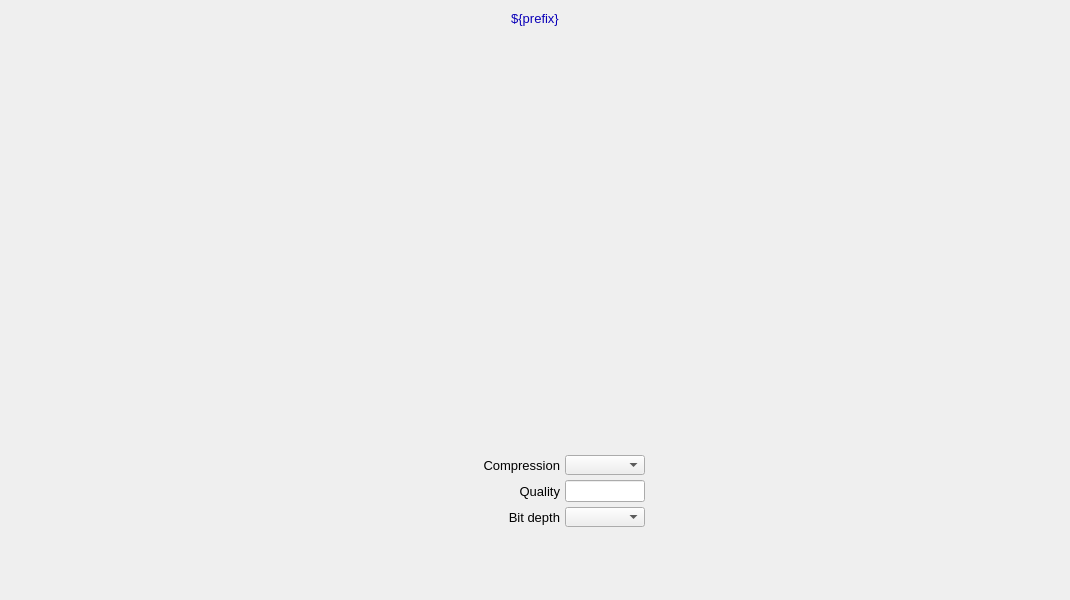
<?xml version="1.0" ?>
<ui version="4.0">
  <class>Dialog</class>
  <widget class="QWidget" name="screen">
    <property name="geometry">
      <rect>
        <x>167</x>
        <y>286</y>
        <width>1070</width>
        <height>600</height>
      </rect>
    </property>
    <property name="styleSheet">
      <string notr="true">QWidget#screen {
  color: rgb(0, 0, 0);
  background-color: rgb(187, 187, 187);
  }</string>
    </property>
    <property name="windowTitle">
      <string>NDFileMagick</string>
    </property>
    <widget class="PyDMDrawingRectangle" name="rectangle">
      <property name="geometry">
        <rect>
          <x>0</x>
          <y>5</y>
          <width>1070</width>
          <height>26</height>
        </rect>
      </property>
      <property name="brush" stdset="0">
        <brush brushstyle="SolidPattern">
          <color alpha="255">
            <red>218</red>
            <green>218</green>
            <blue>218</blue>
          </color>
        </brush>
      </property>
      <property name="penStyle" stdset="0">
        <enum>Qt::SolidLine</enum>
      </property>
      <property name="penColor" stdset="0">
        <color>
          <red>218</red>
          <green>218</green>
          <blue>218</blue>
        </color>
      </property>
      <property name="penWidth" stdset="0">
        <double>0</double>
      </property>
      <property name="penCapStyle" stdset="0">
        <enum>Qt::FlatCap</enum>
      </property>
      <property name="toolTip">
        <string>rectangle</string>
      </property>
    </widget>
    <widget class="QLabel" name="text">
      <property name="geometry">
        <rect>
          <x>0</x>
          <y>6</y>
          <width>1070</width>
          <height>25</height>
        </rect>
      </property>
      <property name="text">
        <string>${prefix}</string>
      </property>
      <property name="font" stdset="0">
        <font>
          <pointsize>10</pointsize>
        </font>
      </property>
      <property name="brush" stdset="0">
        <brush brushstyle="SolidPattern">
          <color alpha="255">
            <red>10</red>
            <green>0</green>
            <blue>184</blue>
          </color>
        </brush>
      </property>
      <property name="toolTip">
        <string>text</string>
      </property>
      <property name="alignment">
        <set>Qt::AlignCenter</set>
      </property>
      <property name="styleSheet">
        <string notr="true">QLabel#text {
  color: rgb(10, 0, 184);
  }</string>
      </property>
    </widget>
    <widget class="PyDMEmbeddedDisplay" name="composite">
      <property name="geometry">
        <rect>
          <x>5</x>
          <y>40</y>
          <width>380</width>
          <height>555</height>
        </rect>
      </property>
      <property name="toolTip">
        <string>composite</string>
      </property>
      <property name="filename" stdset="0">
        <string>PluginBase_V33.ui</string>
      </property>
    </widget>
    <widget class="PyDMEnumComboBox" name="menu">
      <property name="geometry">
        <rect>
          <x>565</x>
          <y>507</y>
          <width>80</width>
          <height>20</height>
        </rect>
      </property>
      <property name="toolTip">
        <string>${prefix}BitDepth</string>
      </property>
      <property name="channel" stdset="0">
        <string>ca://${prefix}BitDepth</string>
      </property>
      <property name="font" stdset="0">
        <font>
          <pointsize>10</pointsize>
        </font>
      </property>
      <property name="styleSheet">
        <string notr="true">PyDMEnumComboBox#menu {
  color: rgb(0, 0, 0);
  background-color: rgb(115, 223, 255);
  }</string>
      </property>
    </widget>
    <widget class="PyDMEnumComboBox" name="menu_1">
      <property name="geometry">
        <rect>
          <x>565</x>
          <y>455</y>
          <width>80</width>
          <height>20</height>
        </rect>
      </property>
      <property name="toolTip">
        <string>${prefix}CompressType</string>
      </property>
      <property name="channel" stdset="0">
        <string>ca://${prefix}CompressType</string>
      </property>
      <property name="font" stdset="0">
        <font>
          <pointsize>10</pointsize>
        </font>
      </property>
      <property name="styleSheet">
        <string notr="true">PyDMEnumComboBox#menu_1 {
  color: rgb(0, 0, 0);
  background-color: rgb(115, 223, 255);
  }</string>
      </property>
    </widget>
    <widget class="PyDMLineEdit" name="text_entry">
      <property name="geometry">
        <rect>
          <x>565</x>
          <y>480</y>
          <width>80</width>
          <height>22</height>
        </rect>
      </property>
      <property name="channel" stdset="0">
        <string>ca://${prefix}Quality</string>
      </property>
      <property name="toolTip">
        <string>${prefix}Quality</string>
      </property>
      <property name="font" stdset="0">
        <font>
          <pointsize>10</pointsize>
        </font>
      </property>
      <property name="styleSheet">
        <string notr="true">PyDMLineEdit#text_entry {
  color: rgb(0, 0, 0);
  background-color: rgb(115, 223, 255);
  border: 1px solid black;
  margin: 0px;
  padding: 0px;
  spacing: 0px;
  }</string>
      </property>
    </widget>
    <widget class="PyDMLabel" name="text_update">
      <property name="geometry">
        <rect>
          <x>650</x>
          <y>508</y>
          <width>80</width>
          <height>18</height>
        </rect>
      </property>
      <property name="toolTip">
        <string>PV: ${prefix}BitDepth_RBV</string>
      </property>
      <property name="channel" stdset="0">
        <string>ca://${prefix}BitDepth_RBV</string>
      </property>
      <property name="displayFormat" stdset="0">
        <enum>PyDMLabel::String</enum>
      </property>
      <property name="font" stdset="0">
        <font>
          <pointsize>10</pointsize>
        </font>
      </property>
      <property name="alignment">
        <set>Qt::AlignLeading|Qt::AlignLeft|Qt::AlignVCenter</set>
      </property>
      <property name="textInteractionFlags">
        <set>Qt::TextSelectableByKeyboard|Qt::TextSelectableByMouse</set>
      </property>
      <property name="styleSheet">
        <string notr="true">PyDMLabel#text_update {
  color: rgb(10, 0, 184);
  background-color: rgb(187, 187, 187);
  }</string>
      </property>
    </widget>
    <widget class="PyDMLabel" name="text_update_1">
      <property name="geometry">
        <rect>
          <x>650</x>
          <y>456</y>
          <width>80</width>
          <height>18</height>
        </rect>
      </property>
      <property name="toolTip">
        <string>PV: ${prefix}CompressType_RBV</string>
      </property>
      <property name="channel" stdset="0">
        <string>ca://${prefix}CompressType_RBV</string>
      </property>
      <property name="displayFormat" stdset="0">
        <enum>PyDMLabel::String</enum>
      </property>
      <property name="font" stdset="0">
        <font>
          <pointsize>10</pointsize>
        </font>
      </property>
      <property name="alignment">
        <set>Qt::AlignLeading|Qt::AlignLeft|Qt::AlignVCenter</set>
      </property>
      <property name="textInteractionFlags">
        <set>Qt::TextSelectableByKeyboard|Qt::TextSelectableByMouse</set>
      </property>
      <property name="styleSheet">
        <string notr="true">PyDMLabel#text_update_1 {
  color: rgb(10, 0, 184);
  background-color: rgb(187, 187, 187);
  }</string>
      </property>
    </widget>
    <widget class="PyDMLabel" name="text_update_2">
      <property name="geometry">
        <rect>
          <x>650</x>
          <y>482</y>
          <width>80</width>
          <height>18</height>
        </rect>
      </property>
      <property name="toolTip">
        <string>PV: ${prefix}Quality_RBV</string>
      </property>
      <property name="channel" stdset="0">
        <string>ca://${prefix}Quality_RBV</string>
      </property>
      <property name="font" stdset="0">
        <font>
          <pointsize>10</pointsize>
        </font>
      </property>
      <property name="alignment">
        <set>Qt::AlignLeading|Qt::AlignLeft|Qt::AlignVCenter</set>
      </property>
      <property name="textInteractionFlags">
        <set>Qt::TextSelectableByKeyboard|Qt::TextSelectableByMouse</set>
      </property>
      <property name="styleSheet">
        <string notr="true">PyDMLabel#text_update_2 {
  color: rgb(10, 0, 184);
  background-color: rgb(187, 187, 187);
  }</string>
      </property>
    </widget>
    <widget class="QLabel" name="text_1">
      <property name="geometry">
        <rect>
          <x>470</x>
          <y>507</y>
          <width>90</width>
          <height>20</height>
        </rect>
      </property>
      <property name="text">
        <string>Bit depth</string>
      </property>
      <property name="font" stdset="0">
        <font>
          <pointsize>10</pointsize>
        </font>
      </property>
      <property name="brush" stdset="0">
        <brush brushstyle="SolidPattern">
          <color alpha="255">
            <red>0</red>
            <green>0</green>
            <blue>0</blue>
          </color>
        </brush>
      </property>
      <property name="toolTip">
        <string>text_1</string>
      </property>
      <property name="alignment">
        <set>Qt::AlignRight|Qt::AlignTrailing|Qt::AlignVCenter</set>
      </property>
      <property name="styleSheet">
        <string notr="true">QLabel#text_1 {
  color: rgb(0, 0, 0);
  }</string>
      </property>
    </widget>
    <widget class="QLabel" name="text_2">
      <property name="geometry">
        <rect>
          <x>450</x>
          <y>455</y>
          <width>110</width>
          <height>20</height>
        </rect>
      </property>
      <property name="text">
        <string>Compression</string>
      </property>
      <property name="font" stdset="0">
        <font>
          <pointsize>10</pointsize>
        </font>
      </property>
      <property name="brush" stdset="0">
        <brush brushstyle="SolidPattern">
          <color alpha="255">
            <red>0</red>
            <green>0</green>
            <blue>0</blue>
          </color>
        </brush>
      </property>
      <property name="toolTip">
        <string>text_2</string>
      </property>
      <property name="alignment">
        <set>Qt::AlignRight|Qt::AlignTrailing|Qt::AlignVCenter</set>
      </property>
      <property name="styleSheet">
        <string notr="true">QLabel#text_2 {
  color: rgb(0, 0, 0);
  }</string>
      </property>
    </widget>
    <widget class="QLabel" name="text_3">
      <property name="geometry">
        <rect>
          <x>490</x>
          <y>481</y>
          <width>70</width>
          <height>20</height>
        </rect>
      </property>
      <property name="text">
        <string>Quality</string>
      </property>
      <property name="font" stdset="0">
        <font>
          <pointsize>10</pointsize>
        </font>
      </property>
      <property name="brush" stdset="0">
        <brush brushstyle="SolidPattern">
          <color alpha="255">
            <red>0</red>
            <green>0</green>
            <blue>0</blue>
          </color>
        </brush>
      </property>
      <property name="toolTip">
        <string>text_3</string>
      </property>
      <property name="alignment">
        <set>Qt::AlignRight|Qt::AlignTrailing|Qt::AlignVCenter</set>
      </property>
      <property name="styleSheet">
        <string notr="true">QLabel#text_3 {
  color: rgb(0, 0, 0);
  }</string>
      </property>
    </widget>
    <widget class="PyDMEmbeddedDisplay" name="composite_1">
      <property name="geometry">
        <rect>
          <x>390</x>
          <y>40</y>
          <width>675</width>
          <height>405</height>
        </rect>
      </property>
      <property name="toolTip">
        <string>composite_1</string>
      </property>
      <property name="filename" stdset="0">
        <string>FileBase_V33.ui</string>
      </property>
    </widget>
  </widget>
  <customwidgets>
    <customwidget>
      <class>PyDMDrawingRectangle</class>
      <extends>QWidget</extends>
      <header>pydm.widgets.drawing</header>
    </customwidget>
    <customwidget>
      <class>PyDMLabel</class>
      <extends>QLabel</extends>
      <header>pydm.widgets.label</header>
    </customwidget>
    <customwidget>
      <class>PyDMEmbeddedDisplay</class>
      <extends>QFrame</extends>
      <header>pydm.widgets.embedded_display</header>
    </customwidget>
    <customwidget>
      <class>PyDMEnumComboBox</class>
      <extends>QComboBox</extends>
      <header>pydm.widgets.enum_combo_box</header>
    </customwidget>
    <customwidget>
      <class>PyDMLineEdit</class>
      <extends>QLineEdit</extends>
      <header>pydm.widgets.line_edit</header>
    </customwidget>
  </customwidgets>
</ui>
